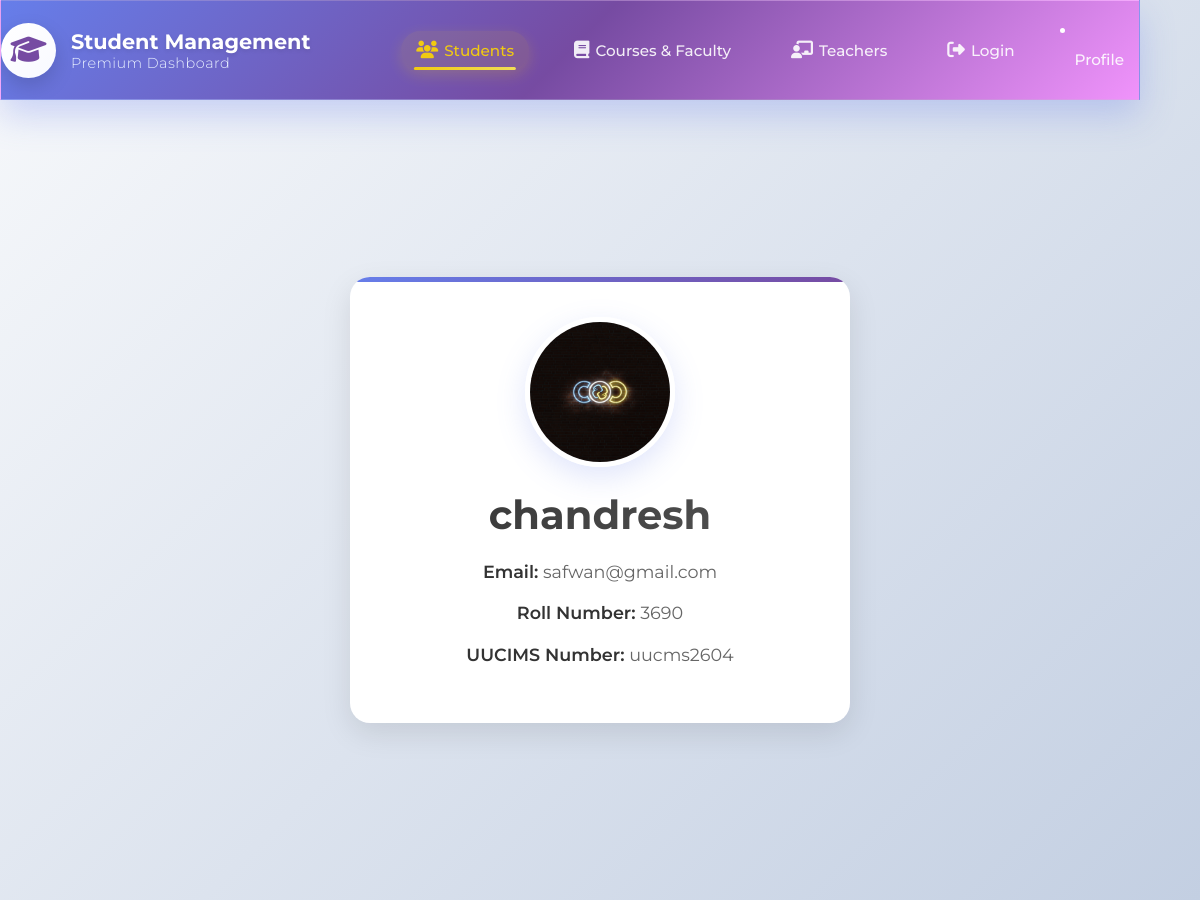
Page /cd/studentinfo/4/ on the earlier database version.
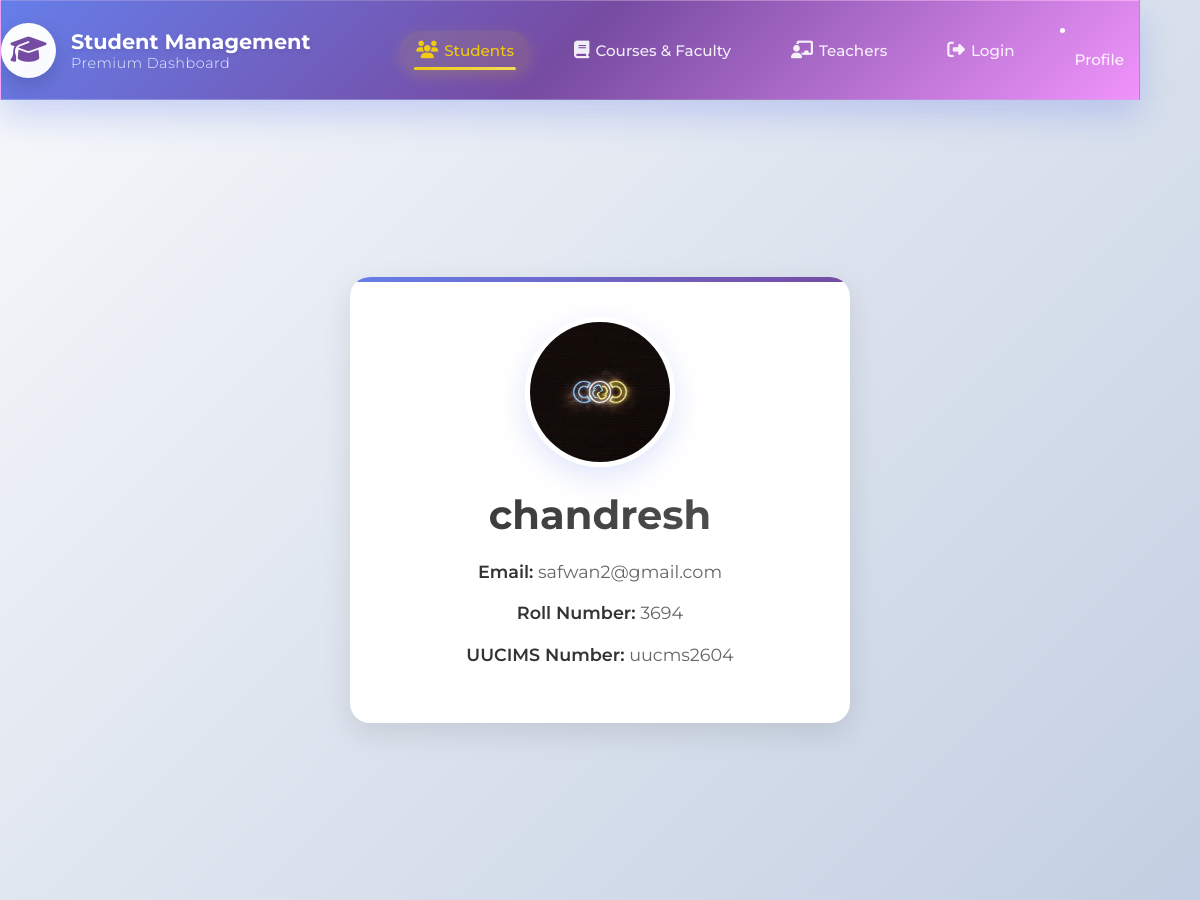
Same page on the later database version.
### canaradatabase/models.py (models this page shows, shortened)
class Student(models.Model):
    name=models.CharField(max_length=100,null=False,blank=False)
    course_name=models.ForeignKey(Courses,on_delete=models.CASCADE,null=True,blank=True)
    gmail=models.EmailField(null=False,blank=False)
    uucms_num=models.CharField(max_length=15,blank=False,null=False)
    rno=models.IntegerField(null=False)
    photo=models.ImageField(upload_to='studentphoto/',null=True)

### canaradatabase/views.py (the view)
# urls.py: path('studentinfo/<int:pk>/',views.student_view,name='studentinfo'),
def student_view(request,pk):
    st=get_object_or_404(Student,pk=pk)
    return render(request,'student.html',{'st':st})

### canaradatabase/templates/student.html
{% extends "layout.html" %}
{% block content %}
<div class="profile-wrapper">
  <div class="profile-card">
    <img src="{{ st.photo.url }}" alt="{{ st.name }}">
    <h2>{{ st.name }}</h2>
    <p><strong>Email:</strong> {{ st.gmail }}</p>
    <p><strong>Roll Number:</strong> {{ st.rno }}</p>
    <p><strong>UUCIMS Number:</strong> {{ st.uucms_num }}</p>
  </div>
</div>
{% endblock %}

### templates/layout.html (shortened to what this page needs)
{% load static %}
<!doctype html>
<html lang="en">
<head>
  <link rel="stylesheet" href="{% static 'css\layout.css' %}">
  <link rel="stylesheet" href="https://cdnjs.cloudflare.com/ajax/libs/font-awesome/6.4.0/css/all.min.css">
</head>
<body>
  <div class="container">
    <nav class="nav">
      <div class="brand">
        <div class="logo">
          <i class="fas fa-graduation-cap"></i>
        </div>
        <div class="brand-text">
          <h1>Student Management</h1>
          <p>Premium Dashboard</p>
        </div>
      </div>
      <div class="nav-links">
        <a class="active" href="{% url 'home' %}">
          <i class="fas fa-users"></i>
          Students
        </a>
        <a href="#">
          <i class="fas fa-book"></i>
          Courses & Faculty
        </a>
        <a href="{% url 'Teacher' 'all' %}">
          <i class="fas fa-chalkboard-teacher"></i>
          Teachers
        </a>
        {% if request.user.is_authenticated %}
        <a href="{% url 'logout'%}">
          <i class="fas fa-sign-out-alt"></i>
          Logout
        </a>
        {% else %}
        <a href="{% url 'login'%}">
        <i class="fas fa-sign-out-alt"></i>
        Login
        </a>
        {% endif %}
        <li><a href="{% url 'profile' %}">Profile</a></li>
      </div>
    </nav>
  </div>
{% block content %}
{% endblock  %}
</body>
</html>

Differences in the rows shown:
changed Student "chandresh": gmail "safwan@gmail.com" → "safwan2@gmail.com"; rno "3690" → "3694"
